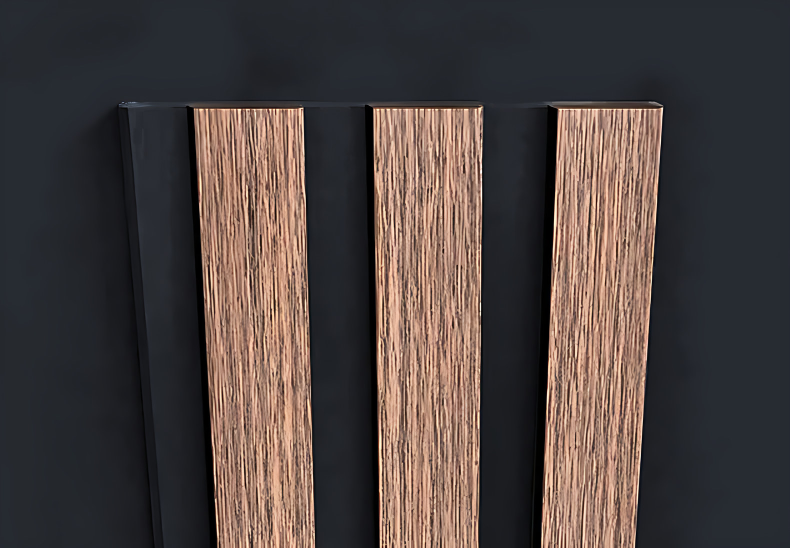
#> input picture nashdekor-build/decor-src/3-5.jpg, 1580 x 1096 px (shown at 1/2 size); its folder holds only this picture in this run
$ python clean_bg.py decor-src decor-src/3-5.jpg
#> lines starting #> are read from the running program, lines starting #| are printed output that depends on the picture; after the words box and inside, x2 and y2 are one past the last pixel; in counts of white or black regions, pixels touching at a corner belong together
#!/usr/bin/env python3
"""Выравнивание синего фона на каталожных фото ARTDEC.

Что делает: все пиксели синего фона приводит к одному цвету — «Антрацит» #26292E из брендбука (с 11.11.2026; раньше #16233F),
убирает светлые блики и перепады освещения фона; тени от изделия рядом с ним
оставляет (они дают объём), дальше 120 px от изделия фон ровный.
Изделие (белое, дерево, чёрная основа, пол) не трогает.

Использование: clean_bg.py <src_dir> <dst_dir> [имена файлов…]
"""
import sys, os
import numpy as np
from PIL import Image
from scipy import ndimage

TARGET = np.array([0x26, 0x29, 0x2E], dtype=float)   # #26292E «Антрацит» — фон фото товаров (брендбук). Перекраска на сайте (p.js, index.html) отличает изделие от фона по яркости: порог ss(0.22, 0.34, v)


def ss(e0, e1, x):
    t = np.clip((x - e0) / (e1 - e0), 0, 1)
    return t * t * (3 - 2 * t)


def clean(src, dst):
#> called with src = 'decor-src/3-5.jpg', dst = 'decor-src/3-5.jpg/3-5.jpg'
    im = Image.open(src).convert("RGB")
#> im is the input picture: PIL image 1580x1096 RGB; mean R, G, B 77.1, 66.9, 64.3
    a = np.asarray(im).astype(float)
    R, G, B = a[..., 0], a[..., 1], a[..., 2]
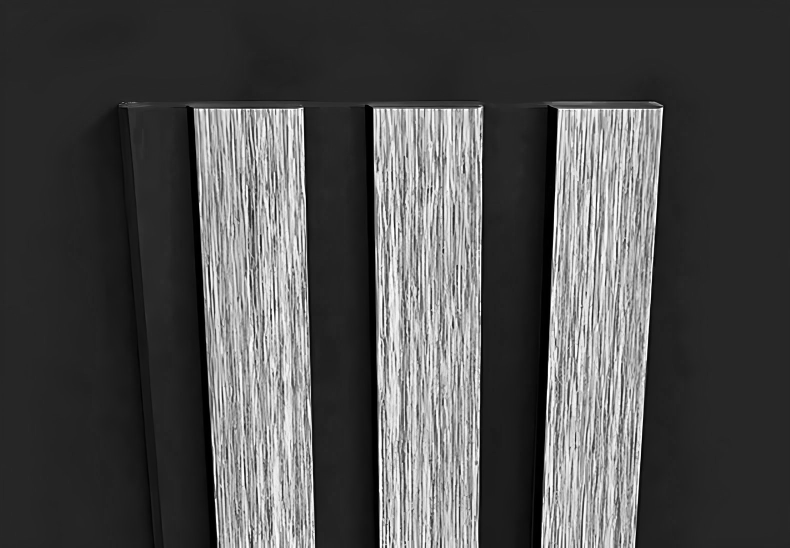
#> R: shape (1096, 1580) float64 (shown at 1/2 size); min 0, max 255, mean 77.1
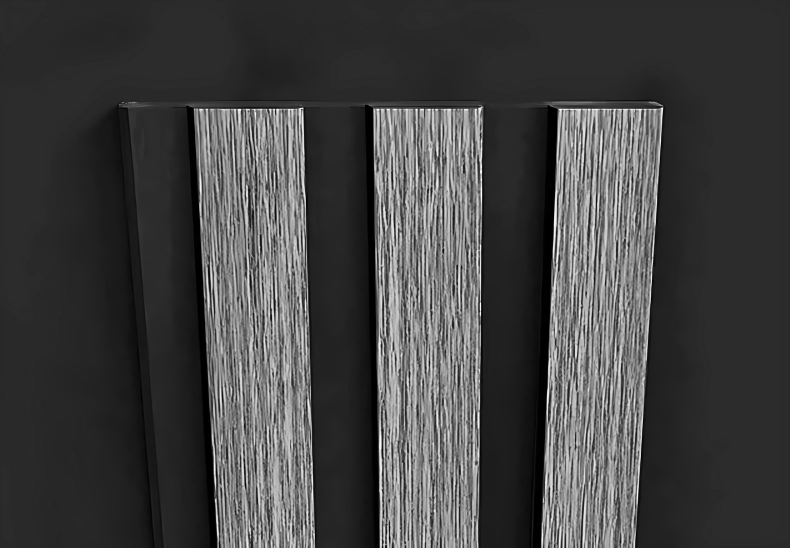
#> G: shape (1096, 1580) float64 (shown at 1/2 size); min 0, max 255, mean 66.9
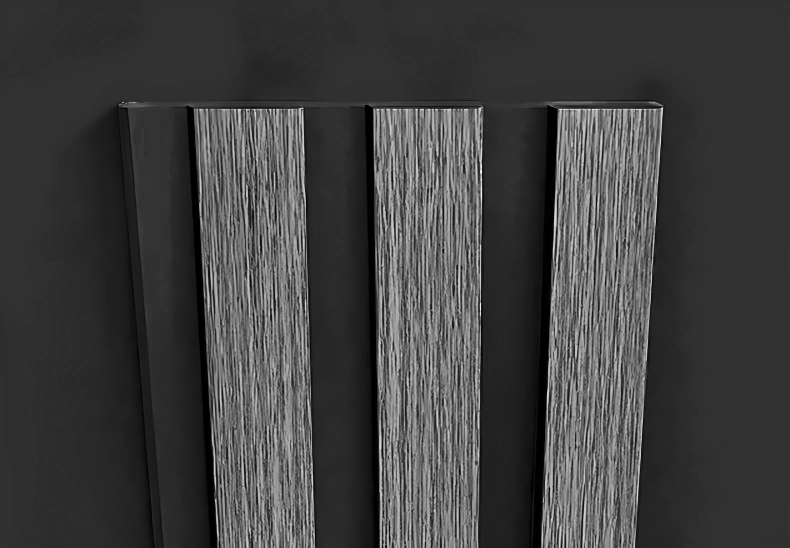
#> B: shape (1096, 1580) float64 (shown at 1/2 size); min 0, max 255, mean 64.3
    mx = a.max(2); mn = a.min(2)
    s = np.where(mx > 0, (mx - mn) / np.maximum(mx, 1), 0)
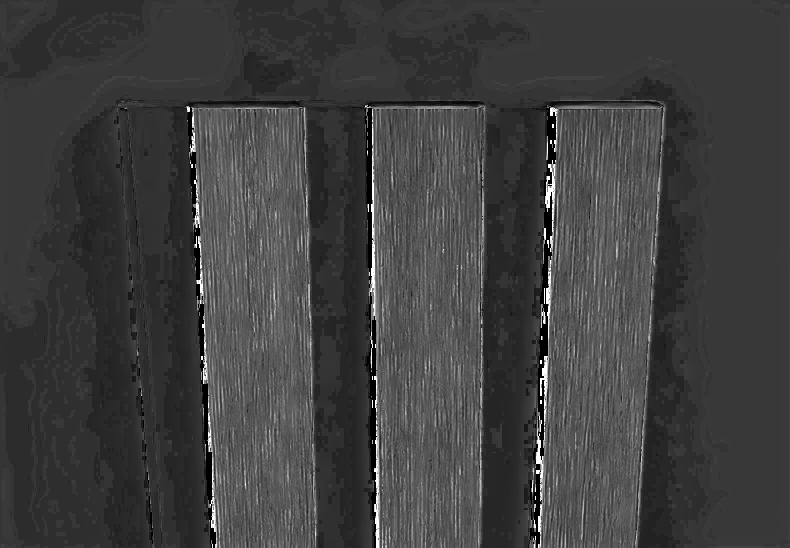
#> s: shape (1096, 1580) float64 (shown at 1/2 size); min 0, max 1, mean 0.25
    # мягкая маска фона: синий оттенок и заметная насыщенность
    w = ss(10, 22, B - R) * ss(0.22, 0.32, s) * ss(-2, 4, B - G)
#> call 2 of ss, with e0 = 0.22, e1 = 0.32
#> in ss (call 2), `t = np.clip((x - e0) / (e1 - e0), 0, 1)`:
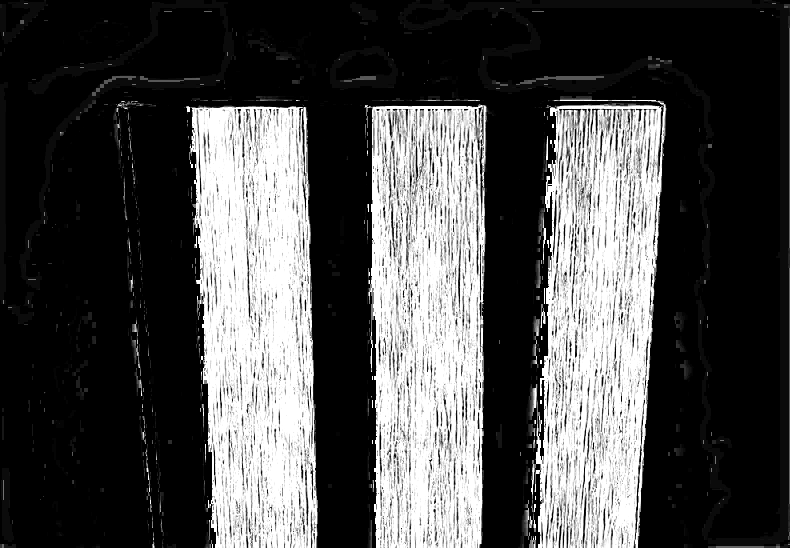
#> t: shape (1096, 1580) float64 (shown at 1/2 size); min 0, max 1, mean 0.298
#> call 3 of ss, with e0 = -2, e1 = 4
#> in ss (call 3), `t = np.clip((x - e0) / (e1 - e0), 0, 1)`:
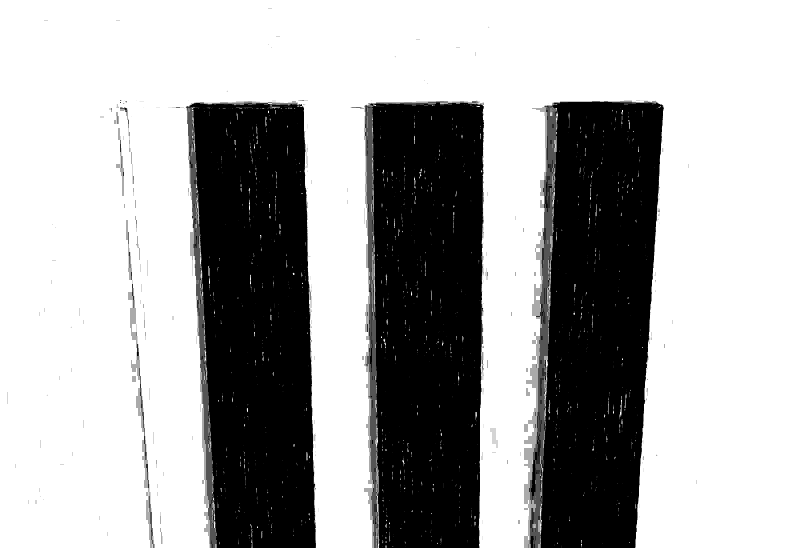
#> t: shape (1096, 1580) float64 (shown at 1/2 size); min 0, max 1, mean 0.663
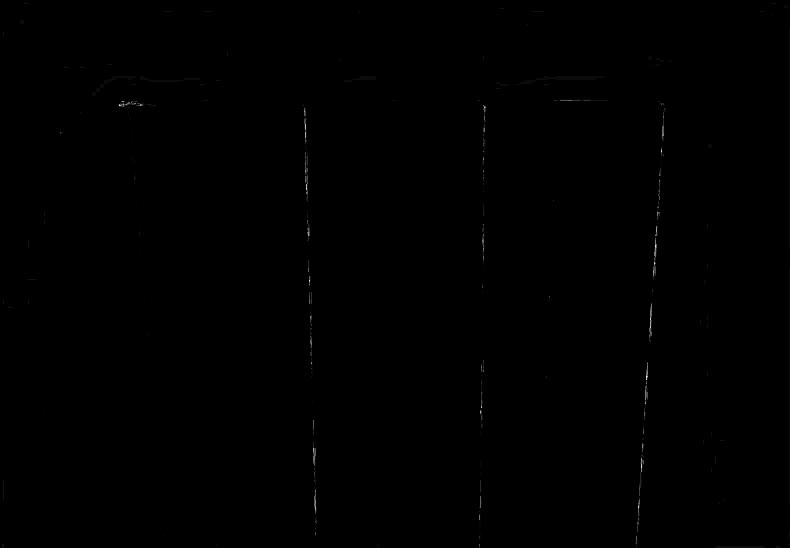
#> w: shape (1096, 1580) float64 (shown at 1/2 size); min 0, max 1, mean 0.00114
    bg = w > 0.5
#> bg: shape (1096, 1580) bool; 0.06% white in thin lines or dots, all inside (x1, y1, x2, y2) = (238, 200, 1328, 1092)
    if bg.mean() < 0.05:
        im.save(dst, quality=92); return "фон не найден — скопировано"
    L = 0.299 * R + 0.587 * G + 0.114 * B
    Lmed = np.median(L[bg])
    # расстояние от изделия (не-фон): тени оставляем только рядом с ним
    prod = ~bg
    prod = ndimage.binary_opening(prod, iterations=2)          # убрать одиночные точки в фоне
    d = ndimage.distance_transform_edt(~prod)
    keep = 1 - ss(30, 120, d)                                   # 1 у изделия → 0 вдали
    k = np.minimum(1.0, L / max(Lmed, 1))                       # темнее медианы — тень, светлее — блик (срезаем)
    k = 1 - (1 - k) * keep                                      # вдали тени не нужны
    k = np.clip(k, 0.35, 1)
    newbg = TARGET[None, None, :] * k[..., None]
    out = a * (1 - w[..., None]) + newbg * w[..., None]
    Image.fromarray(np.clip(out, 0, 255).astype(np.uint8)).save(dst, quality=92, subsampling=0)
    return "фон %.0f%%, медиана L=%.0f" % (bg.mean() * 100, Lmed)


if __name__ == "__main__":
    src_dir, dst_dir = sys.argv[1], sys.argv[2]
    names = sys.argv[3:] or sorted(f for f in os.listdir(src_dir) if f.lower().endswith(".jpg"))
    os.makedirs(dst_dir, exist_ok=True)
    for n in names:
        print(n, "—", clean(os.path.join(src_dir, n), os.path.join(dst_dir, n)))
